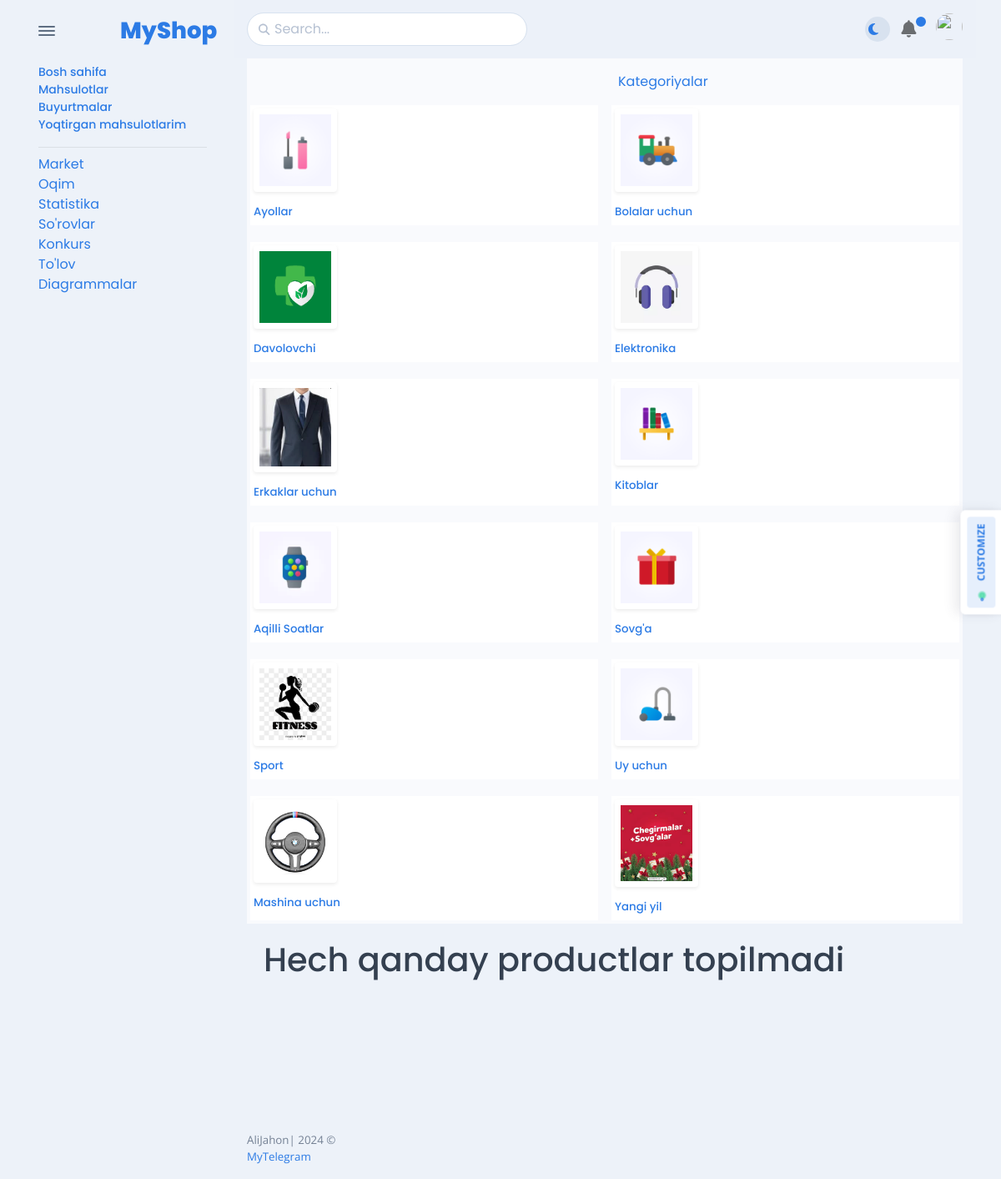
The page / on the database its author committed.
### apps/models.py (models this page shows, shortened)
class Category(Model):
    image = ImageField(upload_to='categories/')
    name = CharField(max_length=50)
    slug = SlugField(unique=True)

### apps/views.py (the view)
# urls.py: path('', views.HomeListView.as_view(),name='home'),
class HomeListView(ListView):
    template_name = 'home.html'
    model = Category
    context_object_name = 'categorys'
    def get_context_data(self, *, object_list=None, **kwargs):
        data = super().get_context_data(**kwargs)
        data['products'] = Product.objects.filter(reserve__gt=0)
        if self.request.user.is_authenticated:
            data['user'] = self.request.user
            liked_products = self.request.user.liked_products.all()
            data['liked_products_ids'] = [product.id for product in liked_products]
        data['wishlist_count'] = Wishlist.objects.filter(user_id=self.request.user.id).count()
        data['regions']=Region.objects.all()
        return data

### templates/home.html (shortened to what this page needs)
{% extends 'apps/base_include/base.html' %}
{% load static %}
{% load humanize %}
{% block main %}
    <div class="card-header bg-light">
        <div class="row align-items-center">
            <div class="col text-end"><a class="font-sans-serif" href="{% url 'category_product' 'barchasi' %}">Kategoriyalar</a>
            </div>
        </div>
    </div>
    <div class="card-body bg-light px-1 py-0">
        <div class="row g-0 text-center fs--1">
            {% if categorys %}
                {% for category in categorys %}
                    <div class="col-4 col-md-4 col-lg-3 col-xx1-2 mb-1">
                        <div class="bg-white dark__bg-1100 p-1 h-100">
                            <a href="{% url 'category_product' slug=category.slug %}">
                                <img class="img-thumbnail img-fluid mb-3 shadow-sm" src="{{ category.image.url }}"
                                     alt="" width="100">
                            </a>
                            <h6 class="mb-1"><a href="/category/uy-uchun">{{ category.name }}</a></h6>
                        </div>
                    </div>
                {% endfor %}
            {% endif %}
        </div>
    </div>
    <div class="card-body">
        <div class="row">
            {% if products %}
                {% for product in products %}
                    <div class="col-6 mb-3 col-md-6 col-lg-4">
                        <div class="border rounded-1 d-flex flex-column justify-content-between pb-3">
                            <div class="overflow-hidden">
                                <div class="position-relative rounded-top overflow-hidden">
                                    <a class="d-block" href="{% url 'product_detail' slug=product.slug %}">
                                        <img class="img-fluid rounded-top" src="{{ product.image.url }}" alt="">
                                    </a>
                                </div>
                                <div class="p-2">
                                    <h5 class="fs-0">
                                        <a class="text-dark"
                                           href="{% url 'product_detail' slug=product.slug %}">{{ product.name }}</a>
                                    </h5>
                                    <p class="fs-0">
                                        zaxirada: {{ product.reserve }}
                                    </p>
                                    <p class="fs--1 mb-2">
                                        <a class="text-500"
                                           href="/category/{{ product.category.slug }}">{{ product.category.name }}</a>
                                    </p>
                                    <h5 class="fs-md-2 text-warning mb-0 d-flex align-items-center mb-2">
                                        {{ product.price|floatformat:0 | intcomma }} sum
                                    </h5>
                                </div>
                            </div>
                            <div class="d-flex flex-between-center px-3">
                                <div>
                                    <a class="btn btn-sm btn-falcon-default" style="width: 130px;"
                                       {% if request.user.is_authenticated %}
                                                href="{% url 'add_to_wishlist' slug=product.slug %}"
                                               {% else %}
                                               href="{% url 'auth'%}"
                                               {% endif %}
                                    data-bs-toggle="tooltip" data-bs-placement="top" title="Add to Cart">
                                        <svg class="svg-inline--fa fa-cart-plus fa-w-18" aria-hidden="true"
                                             focusable="false" data-prefix="fas" data-icon="cart-plus" role="img"
                                             xmlns="http://www.w3.org/2000/svg" viewBox="0 0 576 512">
                                            <path fill="currentColor"
                                                  d="M504.717 320H211.572l6.545 32h268.418c15.401 0 26.816 14.301 23.403 29.319l-5.517 24.276C523.112 414.668 536 433.828 536 456c0 31.202-25.519 56.444-56.824 55.994-29.823-.429-54.35-24.631-55.155-54.447-.44-16.287 6.085-31.049 16.803-41.548H231.176C241.553 426.165 248 440.326 248 456c0 31.813-26.528 57.431-58.67 55.938-28.54-1.325-51.751-24.385-53.251-52.917-1.158-22.034 10.436-41.455 28.051-51.586L93.883 64H24C10.745 64 0 53.255 0 40V24C0 10.745 10.745 0 24 0h102.529c11.401 0 21.228 8.021 23.513 19.19L159.208 64H551.99c15.401 0 26.816 14.301 23.403 29.319l-47.273 208C525.637 312.246 515.923 320 504.717 320zM408 168h-48v-40c0-8.837-7.163-16-16-16h-16c-8.837 0-16 7.163-16 16v40h-48c-8.837 0-16 7.163-16 16v16c0 8.837 7.163 16 16 16h48v40c0 8.837 7.163 16 16 16h16c8.837 0 16-7.163 16-16v-40h48c8.837 0 16-7.163 16-16v-16c0-8.837-7.163-16-16-16z"></path>
                                        </svg>
                                    </a>
                                </div>
                                {% if request.user.is_authenticated %}
                                    <div>
                                        <button class="btn btn-sm like-btn {% if product.id in liked_products_ids %}liked{% endif %}"
                                                data-product-id="{{ product.id }}">
                                            <svg xmlns="http://www.w3.org/2000/svg" width="24" height="24" fill="none"
                                                 stroke="currentColor" viewBox="0 0 24 24"
                                                 class="feather feather-heart">
                                                <path d="M12 21.35l-1.45-1.32C5.4 15.36 2 12.28 2 8.5 2 5.42 4.42 3 7.5 3c1.74 0 3.41.81 4.5 2.09C13.09 3.81 14.76 3 16.5 3 19.58 3 22 5.42 22 8.5c0 3.78-3.4 6.86-8.55 11.54L12 21.35z"></path>
                                            </svg>
                                        </button>
                                    </div>
                                {% endif %}
                            </div>
                        </div>
                    </div>
                {% endfor %}
            {% else %}
                <h1>
                    Hech qanday productlar topilmadi
                </h1>
            {% endif %}
        </div>
    </div>
{% endblock %}

### templates/apps/base_include/base.html (shortened to what this page needs)
{% load static %}
<!DOCTYPE html>
<html lang="en-US" dir="ltr">
<head>
    <link href="{% static "apps/vendors/swiper/swiper-bundle.min.css" %}" rel="stylesheet">
    <link href="{% static "apps/vendors/overlayscrollbars/OverlayScrollbars.min.css" %}" rel="stylesheet">
    <link href="{% static "apps/assets/css/theme-rtl.min.css" %}" rel="stylesheet" id="style-rtl">
    <link href="{% static "apps/assets/css/theme.min.css" %}" rel="stylesheet" id="style-default">
    <link href="{% static "apps/assets/css/user-rtl.min.css" %}" rel="stylesheet" id="user-style-rtl">
    <link href="{% static "apps/assets/css/user.min.css" %}" rel="stylesheet" id="user-style-default">
</head>
<body>
<main class="main" id="top">
    <div class="container" data-layout="container">
        <nav class="navbar navbar-light navbar-vertical navbar-expand-xl">
            <div class="d-flex align-items-center">
                <div class="toggle-icon-wrapper">
                    <button class="btn navbar-toggler-humburger-icon navbar-vertical-toggle" data-bs-toggle="tooltip"
                            data-bs-placement="left" title="Toggle Navigation"><span class="navbar-toggle-icon"><span
                            class="toggle-line"></span></span></button>
                </div>
                <a class="navbar-brand" href="">
                    <div class="d-flex align-items-center py-3"><img class="me-2"
                                                                     alt="" width="40"/><span class="font-sans-serif">MyShop</span>
                    </div>
                </a>
            </div>
            <div class="collapse navbar-collapse" id="navbarVerticalCollapse">
                <div class="navbar-vertical-content scrollbar">
                    <ul class="navbar-nav flex-column mb-3" id="navbarVerticalNav">
                        <li class="nav-item">
                            <a href="{% url 'home' %}" role="button">
                                <div><span>Bosh sahifa</span>
                                </div>
                            </a>
                            <a href="{% url 'mahsulotlar' %}" role="button">
                                <div><span>Mahsulotlar</span>
                                </div>
                            </a>
                            <a {% if request.user.is_authenticated %}href="{% url 'orders' %}" {% else %}
                               href="{% url 'auth' %}"{% endif %} role="button">
                                <div><span>Buyurtmalar</span>
                                </div>
                            </a>
                            <a {% if request.user.is_authenticated %}href="{% url 'favorite_products' slug='barchasi' %}" {% else %}
                               href="{% url 'auth' %}" {% endif %} role="button">
                                <div><span>Yoqtirgan mahsulotlarim</span>
                                </div>
                            </a>
                        </li>
                    </ul>
                    <hr class="mb-2 navbar-vertical-divider">
                    <a {% if request.user.is_authenticated %}href="{% url 'market' %}" {% else %}
                       href="{% url 'auth' %}" {% endif %} role="button">
                        <div><span>Market</span>
                        </div>
                    </a><a {% if request.user.is_authenticated %}href="{% url 'thread-list' %}" {% else %}
                           href="{% url 'auth' %}" {% endif %} role="button">
                    <div><span>Oqim</span>
                    </div>
                </a><a {% if request.user.is_authenticated %}href="{% url 'statistic' %}" {% else %}
                       href="{% url 'auth' %}" {% endif %} role="button">
                    <div><span>Statistika</span>
                    </div>
                </a><a {% if request.user.is_authenticated %}href="{% url 'question' %}" {% else %}
                       href="{% url 'auth' %}" {% endif %} role="button">
                    <div><span>So'rovlar</span>
                    </div>
                </a><a {% if request.user.is_authenticated %}href="{% url 'competition' %}" {% else %}
                       href="{% url 'auth' %}" {% endif %} role="button">
                    <div><span>Konkurs</span>
                    </div>
                </a><a {% if request.user.is_authenticated %}href="{% url 'payment' %}" {% else %}
                       href="{% url 'auth' %}" {% endif %} role="button">
                    <div><span>To'lov</span>
                    </div>
                </a><a {% if request.user.is_authenticated %}href="{% url 'diagramms' %}" {% else %}
                       href="{% url 'auth' %}" {% endif %} role="button">
                    <div><span>Diagrammalar</span>
                    </div>
                </a>
                </div>
            </div>
        </nav>
        <div class="content">
            <nav class="navbar navbar-light navbar-glass navbar-top navbar-expand">
                <ul class="navbar-nav align-items-center d-none d-lg-block">
                    <li class="nav-item">
                        <div class="search-box" data-list='{"valueNames":["title"]}'>
                            <form method="post" action="{% url 'search_product' %}" class="position-relative"
                                  data-bs-toggle="search" data-bs-display="static">
                                <input class="form-control search-input fuzzy-search" {% if search_field %} value="{{ search_field }}" {% endif %} name="search_field" type="search"
                                       placeholder="Search..." aria-label="Search"/>
                                <span class="fas fa-search search-box-icon"></span>
                            </form>
                        </div>
                    </li>
                </ul>
                <ul class="navbar-nav navbar-nav-icons ms-auto flex-row align-items-center">
                    <li class="nav-item">
                        <div class="theme-control-toggle fa-icon-wait px-2">
                            <label class="mb-0 theme-control-toggle-label theme-control-toggle-dark"
                                   for="themeControlToggle" data-bs-toggle="tooltip" data-bs-placement="left"
                                   title="Switch to dark theme"><span class="fas fa-moon fs-0"></span></label>
                        </div>
                    </li>
                    <li class="nav-item dropdown">
                        <a class="nav-link notification-indicator notification-indicator-primary px-0 fa-icon-wait"
                           id="navbarDropdownNotification" href="#" role="button" data-bs-toggle="dropdown"
                           aria-haspopup="true" aria-expanded="false"><span class="fas fa-bell"
                                                                            data-fa-transform="shrink-6"
                                                                            style="font-size: 33px;"></span></a>
                    </li>
                    <li class="nav-item dropdown"><a class="nav-link pe-0" id="navbarDropdownUser" href="#"
                                                     role="button" data-bs-toggle="dropdown" aria-haspopup="true"
                                                     aria-expanded="false">
                        <div class="avatar avatar-xl">
                            <img class="rounded-circle"
                                 src="https://encrypted-tbn0.gstatic.com/images?q=tbn:ANd9GcSVu_kERay1yqbd6OyZp8BiAww1wKORBbmwlQ&s"
                                 alt=""/>
                        </div>
                    </a>
                    </li>
                </ul>
            </nav>
            {% block main %}
            {% endblock %}
            <footer class="footer">
                <div class="row g-0 justify-content-between fs--1 mt-4 mb-3">
                    <div class="col-12 col-sm-auto text-center">
                        <p class="mb-0 text-600">AliJahon<span
                                class="d-none d-sm-inline-block">| </span><br class="d-sm-none"/> 2024 &copy; <a
                                href="https://t.me/NarzullayevElmurod">MyTelegram</a></p>
                    </div>
                </div>
            </footer>
        </div>
    </div>
</main>
<a class="card setting-toggle" href="#settings-offcanvas" data-bs-toggle="offcanvas">
    <div class="card-body d-flex align-items-center py-md-2 px-2 py-1">
        <div class="bg-soft-primary position-relative rounded-start" style="height:34px;width:28px">
            <div class="settings-popover"><span class="ripple"><span
                    class="fa-spin position-absolute all-0 d-flex flex-center"><span
                    class="icon-spin position-absolute all-0 d-flex flex-center">
                  </span></span></span></div>
        </div>
        <small class="text-uppercase text-primary fw-bold bg-soft-primary py-2 pe-2 ps-1 rounded-end">customize</small>
    </div>
</a>
</body>
</html>

### templates/apps/base_include/base.html (style rules this page uses)
a { display: flex; align-items: center; text-decoration: none; }
svg { margin-right: 10px; }

### rows shown on the page
Category: image (picture), name "Ayollar"
Category: image (picture), name "Bolalar uchun"
Category: image (picture), name "Davolovchi"
Category: image (picture), name "Elektronika"
Category: image (picture), name "Erkaklar uchun"
Category: image (picture), name "Kitoblar"
Category: image (picture), name "Aqilli Soatlar"
Category: image (picture), name "Sovg'a"
Category: image (picture), name "Sport"
Category: image (picture), name "Uy uchun"
Category: image (picture), name "Mashina uchun"
Category: image (picture), name "Yangi yil"
